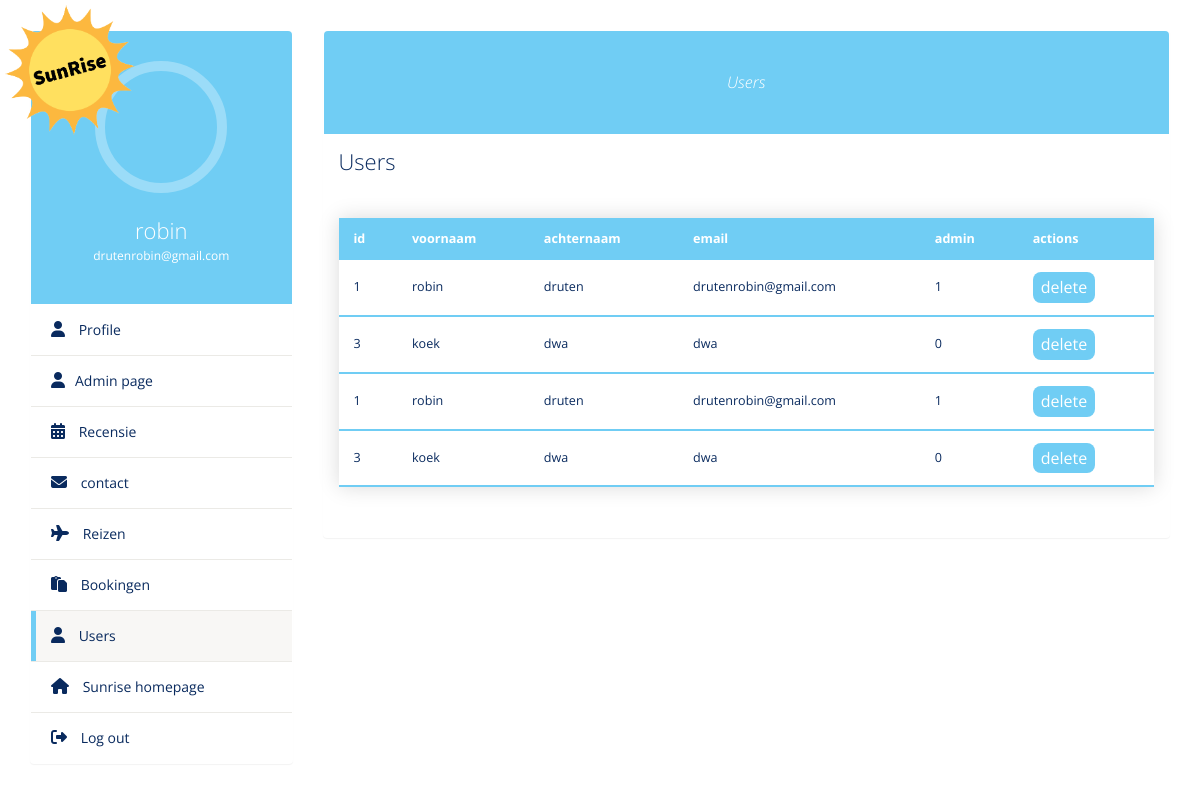
Page /Admin/users.php (signed in) on the earlier database version.
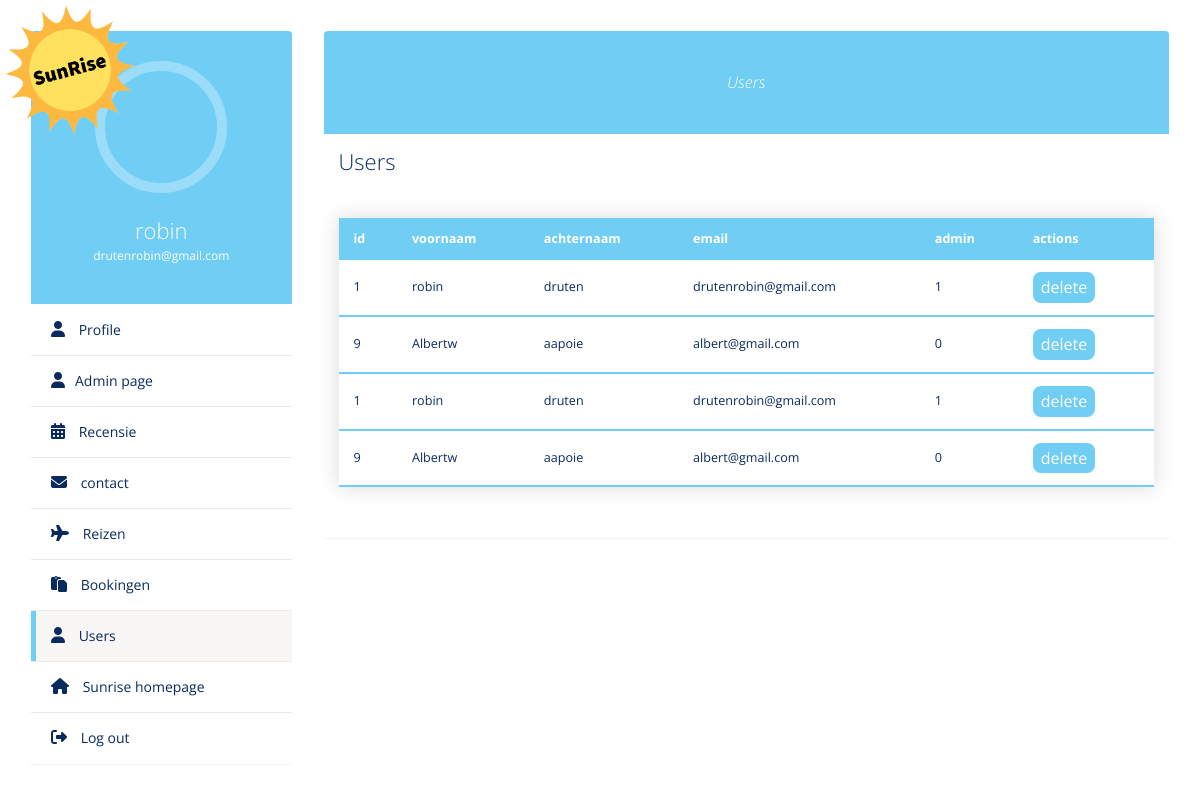
Same page on the later database version.
### tables this page shows
CREATE TABLE `users` (
  `userID` int(11) NOT NULL,
  `voornaam` varchar(255) NOT NULL,
  `achternaam` varchar(255) NOT NULL,
  `email` varchar(255) NOT NULL,
  `wachtwoord` varchar(255) NOT NULL,
  `admin` tinyint(1) DEFAULT NULL
);

### Admin/PHP/users.php (the view, shortened to what this page needs)
<?php
class users
{
    public function users()
    {
        global $conn;
        $sql = 'SELECT * FROM users';
        $stmt = $conn->prepare($sql);
        $stmt->execute();
        $users = $stmt->fetchAll();
        foreach ($users as $key => $value) { ?>
                <tbody>
                    <tr>
                        <td><?php echo $value['userID']; ?></td>
                        <td><?php echo $value['voornaam']; ?></td>
                        <td><?php echo $value['achternaam']; ?></td>
                        <td><?php echo $value['email']; ?></td>
                        <td><?php echo $value['admin']; ?></td>
                        <td><form  class="contact remove" id="remove" action="#" method="POST">
                      <button class="button remove" id="remove" type="submit" name="delete">delete</button>
                    </form></td>
                    </tr>
                </tbody>
        <?php }
    }
}
?>

### Admin/users.php (shortened to what this page needs)
<?php
include '../includes/connector.php';
include 'PHP/users.php';
global $conn;
$email = $_SESSION['email'];
$qeury = 'SELECT * FROM users WHERE email = :email';
$stmt = $conn->prepare($qeury);
$stmt->bindParam(':email', $email);
$stmt->execute();
$row = $stmt->fetch();
?>
<!DOCTYPE html>
<html lang="en">
    <head>
    <?php
    include '../user/includes/head.php';
    ?>
    </head>
  <body class="profile">
      <img src="../Images/sun-back.gif" class="sunrise" height="130px" alt="SunRise" />
    <div class="container bootstrap snippets bootdey">
      <div class="row">
        <div class="profile-nav col-md-3">
          <div class="panel">
            <div class="user-heading round">
              <a href="#">
                <div></div>
              </a>
              <h1><?php echo $row['voornaam']; ?></h1>
              <p><?php echo $row['email']; ?></p>
            </div>
            <ul class="nav nav-pills nav-stacked">
              <li>
                <a href="../user/userprofile.php"> <i class="fa fa-user"></i> Profile</a>
              </li>
              <?php if (isset($_SESSION['admin'])) { ?>
                  <li>
                    <a href="../admin/admin.php"> <i class="fa fa-user"></i>Admin page</a>
                  </li>
              <?php } ?>
              <li>
                <a href="recensie.php"> <i class="fa fa-calendar-days"></i> Recensie</a>
              </li>
              <li>
                <a href="contact.php"> <i class="fa fa-envelope"></i> </i> contact</a>
              </li>
              <li>
                <a href="reizen.php"> <i class="fa fa-plane"></i> Reizen</a>
              </li>
              <li>
                <a href="bookingen.php"> <i class="fa fa-clipboard"></i> Bookingen</a>
              </li>
              <li class="active">
                <a href="users.php"> <i class="fa fa-user"></i> Users</a>
              </li>
              <li>
                <a href="../index.php">
                  <i class="fa fa-home"></i> Sunrise homepage</a
                >
              </li>
              <li>
                <a href="../PHP/logout.php">
                  <i class="fas fa-sign-out-alt"></i> Log out</a
                >
              </li>
            </ul>
          </div>
        </div>
        <div class="profile-info col-md-9">
          <div class="panel">
            <div class="bio-graph-heading">Users</div>
            <div class="panel-body bio-graph-info">
              <h1>Users</h1>
              <div class="row">
                <div class="bio-row fixreis">
                  <div class="pad">
                      <table class="tableuser">
                            <thead>
                                <tr>
                                    <th>id</th>
                                    <th>voornaam</th>
                                    <th>achternaam</th>
                                    <th>email</th>
                                    <th>admin</th>
                                    <th>actions</th>
                                </tr>
                            </thead>
                            <?php
                            $users = new users();
                            $users->users();
                            ?>
                      </table>
                    </div>
                </div>
              </div>
            </div>
          </div>
        </div>
      </div>
    </div>
  </body>
</html>

Differences in the rows shown:
removed users: userID "3", voornaam "koek", achternaam "dwa", email "dwa", admin "0"
added users: userID "9", voornaam "Albertw", achternaam "aapoie", email "albert@gmail.com", admin "0"
